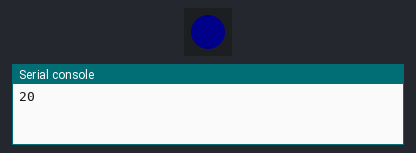
The program below on a simulated Raspberry Pi Pico running MicroPython. Parts: 1 RGB LEDs in strip order, left to right, the last lines printed to the serial console. Dim RGB values are drawn brighter than linear; library files of the repository ran but are not shown: neopixel.py.

Above: at 0.1 s.
At 18.1 s:
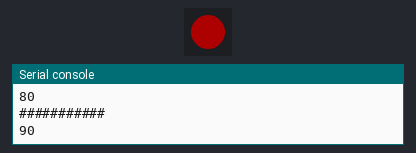
At 27.6 s:
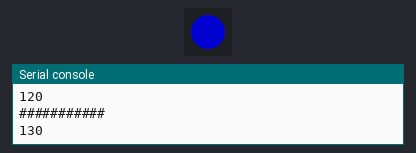
At 38.6 s:
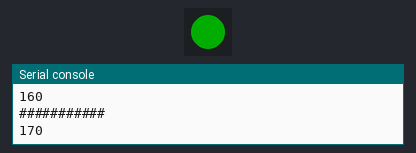
Timing chart, 0 to 40.0 s (numbered marks = the images above):
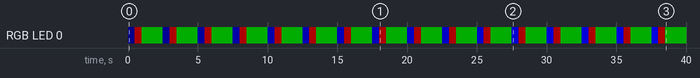

The program:

npTest3.py
```python
#Example 1 - Control individual LED

from neopixel import Neopixel
import utime
import random

numpix = 1
strip = Neopixel(numpix, 0, 28, "RGB")

green = (255, 0, 0)
orange = (255, 50, 0)
yellow = (255, 100, 0)
red = (0, 255, 0)
blue = (0, 0, 255)
indigo = (100, 0, 90)
violet = (200, 0, 100)
colors_rgb = [red, orange, yellow, green, blue, indigo, violet]

delay = .5
x = 10
strip.brightness(x)
blank = (0,0,0)

def runNeo(color, level):
    global strip, x
    while True:
        x += 10
        print(x)
        strip.set_pixel(0, blue)
        strip.show()
        utime.sleep(delay)
        strip.brightness(50)
        strip.fill((0,0,0))
        strip.set_pixel(0, red)
        strip.show()
        utime.sleep(delay)
        strip.fill((0,0,0))
        strip.set_pixel(0, green)
        strip.brightness(10)
        strip.show()
        utime.sleep(delay)
        strip.fill((0,0,0))
        print("###########")
        utime.sleep(1)
        strip.brightness(x)


runNeo(red, 100)
```

Measured:
- by itself, RGB LED 0: off → RGB(0, 0, 10) at 0.00 s, → RGB(50, 0, 0) 0.50 s later, → RGB(0, 50, 0) 0.50 s later, → RGB(0, 0, 20) 1.5 s later, … (48 changes in this stretch)
